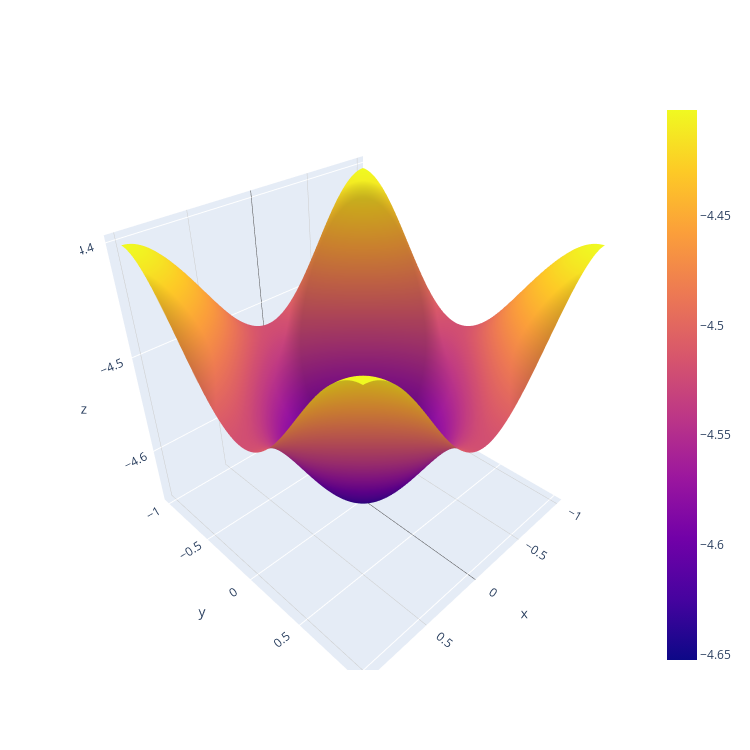

Source (notebook cell):
### Code cell
figure = go.Figure(data=[go.Surface(x=quasiwavevector_components, 
                                    y=quasiwavevector_components, 
                                    z=energies[:, :, 0])])
figure.update_layout(autosize=False, width=750, height=750)
figure.show()
